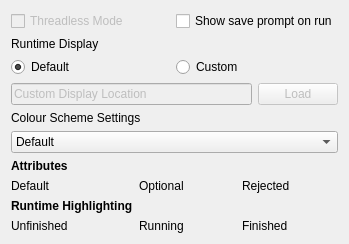
<?xml version="1.0" encoding="UTF-8"?>
<ui version="4.0">
 <class>Form</class>
 <widget class="QWidget" name="Form">
  <property name="geometry">
   <rect>
    <x>0</x>
    <y>0</y>
    <width>349</width>
    <height>241</height>
   </rect>
  </property>
  <property name="windowTitle">
   <string>WARIO Preferences</string>
  </property>
  <layout class="QVBoxLayout" name="verticalLayout">
   <item>
    <layout class="QGridLayout" name="gridLayout">
     <item row="1" column="0">
      <widget class="QLabel" name="label">
       <property name="sizePolicy">
        <sizepolicy hsizetype="Preferred" vsizetype="Minimum">
         <horstretch>0</horstretch>
         <verstretch>0</verstretch>
        </sizepolicy>
       </property>
       <property name="text">
        <string>Runtime Display</string>
       </property>
      </widget>
     </item>
     <item row="2" column="0">
      <widget class="QRadioButton" name="rbDefault">
       <property name="text">
        <string>Default</string>
       </property>
       <property name="checked">
        <bool>true</bool>
       </property>
      </widget>
     </item>
     <item row="2" column="1">
      <widget class="QRadioButton" name="rbCustom">
       <property name="text">
        <string>Custom</string>
       </property>
      </widget>
     </item>
     <item row="0" column="0">
      <widget class="QCheckBox" name="cbThreadless">
       <property name="enabled">
        <bool>false</bool>
       </property>
       <property name="text">
        <string>Threadless Mode</string>
       </property>
      </widget>
     </item>
     <item row="0" column="1">
      <widget class="QCheckBox" name="cbSavePrompt">
       <property name="text">
        <string>Show save prompt on run</string>
       </property>
      </widget>
     </item>
    </layout>
   </item>
   <item>
    <layout class="QHBoxLayout" name="displayLayout">
     <item>
      <widget class="QLineEdit" name="tbDisplay">
       <property name="enabled">
        <bool>false</bool>
       </property>
       <property name="text">
        <string>Custom Display Location</string>
       </property>
      </widget>
     </item>
     <item>
      <widget class="QPushButton" name="btLoadDisplay">
       <property name="enabled">
        <bool>false</bool>
       </property>
       <property name="text">
        <string>Load</string>
       </property>
      </widget>
     </item>
    </layout>
   </item>
   <item>
    <widget class="QLabel" name="label_2">
     <property name="text">
      <string>Colour Scheme Settings</string>
     </property>
    </widget>
   </item>
   <item>
    <layout class="QHBoxLayout" name="horizontalLayout_3">
     <item>
      <widget class="QComboBox" name="cbColourScheme">
       <property name="currentText">
        <string>Default</string>
       </property>
       <property name="currentIndex">
        <number>0</number>
       </property>
       <item>
        <property name="text">
         <string>Default</string>
        </property>
       </item>
       <item>
        <property name="text">
         <string>Colorblind</string>
        </property>
       </item>
      </widget>
     </item>
    </layout>
   </item>
   <item>
    <layout class="QGridLayout" name="gridLayout_2">
     <item row="0" column="0">
      <widget class="QLabel" name="label_6">
       <property name="font">
        <font>
         <weight>75</weight>
         <bold>true</bold>
        </font>
       </property>
       <property name="text">
        <string>Attributes</string>
       </property>
      </widget>
     </item>
     <item row="1" column="0">
      <widget class="QLabel" name="lbDefault">
       <property name="text">
        <string>Default </string>
       </property>
      </widget>
     </item>
     <item row="2" column="0">
      <widget class="QLabel" name="label_7">
       <property name="font">
        <font>
         <weight>75</weight>
         <bold>true</bold>
        </font>
       </property>
       <property name="text">
        <string>Runtime Highlighting</string>
       </property>
      </widget>
     </item>
     <item row="1" column="1">
      <widget class="QLabel" name="lbOptional">
       <property name="text">
        <string>Optional</string>
       </property>
      </widget>
     </item>
     <item row="1" column="2">
      <widget class="QLabel" name="lbRejected">
       <property name="text">
        <string>Rejected</string>
       </property>
      </widget>
     </item>
     <item row="3" column="0">
      <widget class="QLabel" name="lbUnfinished">
       <property name="text">
        <string>Unfinished</string>
       </property>
      </widget>
     </item>
     <item row="3" column="1">
      <widget class="QLabel" name="lbRunning">
       <property name="text">
        <string>Running</string>
       </property>
      </widget>
     </item>
     <item row="3" column="2">
      <widget class="QLabel" name="lbFinished">
       <property name="text">
        <string>Finished</string>
       </property>
      </widget>
     </item>
    </layout>
   </item>
   <item>
    <spacer name="verticalSpacer">
     <property name="orientation">
      <enum>Qt::Vertical</enum>
     </property>
     <property name="sizeHint" stdset="0">
      <size>
       <width>20</width>
       <height>40</height>
      </size>
     </property>
    </spacer>
   </item>
  </layout>
 </widget>
 <resources/>
 <connections/>
</ui>
